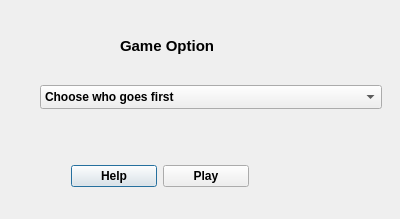
<?xml version="1.0" encoding="UTF-8"?>
<ui version="4.0">
 <class>PlayerGameOptions</class>
 <widget class="QDialog" name="PlayerGameOptions">
  <property name="windowModality">
   <enum>Qt::NonModal</enum>
  </property>
  <property name="enabled">
   <bool>true</bool>
  </property>
  <property name="geometry">
   <rect>
    <x>0</x>
    <y>0</y>
    <width>400</width>
    <height>219</height>
   </rect>
  </property>
  <property name="windowTitle">
   <string>Dialog</string>
  </property>
  <widget class="QLabel" name="gameOptionForPlayers">
   <property name="geometry">
    <rect>
     <x>120</x>
     <y>30</y>
     <width>141</width>
     <height>31</height>
    </rect>
   </property>
   <property name="font">
    <font>
     <pointsize>11</pointsize>
     <weight>75</weight>
     <bold>true</bold>
    </font>
   </property>
   <property name="text">
    <string>Game Option</string>
   </property>
  </widget>
  <widget class="QWidget" name="layoutWidget">
   <property name="geometry">
    <rect>
     <x>71</x>
     <y>158</y>
     <width>178</width>
     <height>37</height>
    </rect>
   </property>
   <layout class="QHBoxLayout" name="horizontalLayout">
    <item>
     <widget class="QPushButton" name="playerOptionHelpButton">
      <property name="font">
       <font>
        <weight>75</weight>
        <bold>true</bold>
       </font>
      </property>
      <property name="text">
       <string>Help</string>
      </property>
      <property name="icon">
       <iconset resource="resources.qrc">
        <normaloff>:/icons/images/Icons/Help Icon 50x50.png</normaloff>:/icons/images/Icons/Help Icon 50x50.png</iconset>
      </property>
      <property name="iconSize">
       <size>
        <width>25</width>
        <height>25</height>
       </size>
      </property>
     </widget>
    </item>
    <item>
     <widget class="QPushButton" name="pushButton">
      <property name="font">
       <font>
        <weight>75</weight>
        <bold>true</bold>
       </font>
      </property>
      <property name="text">
       <string>Play</string>
      </property>
      <property name="icon">
       <iconset resource="resources.qrc">
        <normaloff>:/icons/images/Icons/Play Icon 50x50.png</normaloff>:/icons/images/Icons/Play Icon 50x50.png</iconset>
      </property>
      <property name="iconSize">
       <size>
        <width>25</width>
        <height>25</height>
       </size>
      </property>
     </widget>
    </item>
   </layout>
  </widget>
  <widget class="QWidget" name="layoutWidget">
   <property name="geometry">
    <rect>
     <x>40</x>
     <y>80</y>
     <width>342</width>
     <height>35</height>
    </rect>
   </property>
   <layout class="QHBoxLayout" name="horizontalLayout_2">
    <item>
     <widget class="QComboBox" name="playerGameOption">
      <property name="sizePolicy">
       <sizepolicy hsizetype="Minimum" vsizetype="Fixed">
        <horstretch>0</horstretch>
        <verstretch>0</verstretch>
       </sizepolicy>
      </property>
      <property name="minimumSize">
       <size>
        <width>211</width>
        <height>0</height>
       </size>
      </property>
      <property name="font">
       <font>
        <weight>75</weight>
        <bold>true</bold>
       </font>
      </property>
      <property name="sizeAdjustPolicy">
       <enum>QComboBox::AdjustToMinimumContentsLengthWithIcon</enum>
      </property>
      <item>
       <property name="text">
        <string>Choose who goes first</string>
       </property>
      </item>
      <item>
       <property name="text">
        <string/>
       </property>
       <property name="icon">
        <iconset resource="resources.qrc">
         <normaloff>:/icons/images/Icons/X 25x25.png</normaloff>:/icons/images/Icons/X 25x25.png</iconset>
       </property>
      </item>
      <item>
       <property name="text">
        <string/>
       </property>
       <property name="icon">
        <iconset resource="resources.qrc">
         <normaloff>:/icons/images/Icons/O_file 25x25.png</normaloff>:/icons/images/Icons/O_file 25x25.png</iconset>
       </property>
      </item>
     </widget>
    </item>
   </layout>
  </widget>
 </widget>
 <resources>
  <include location="resources.qrc"/>
 </resources>
 <connections/>
</ui>
